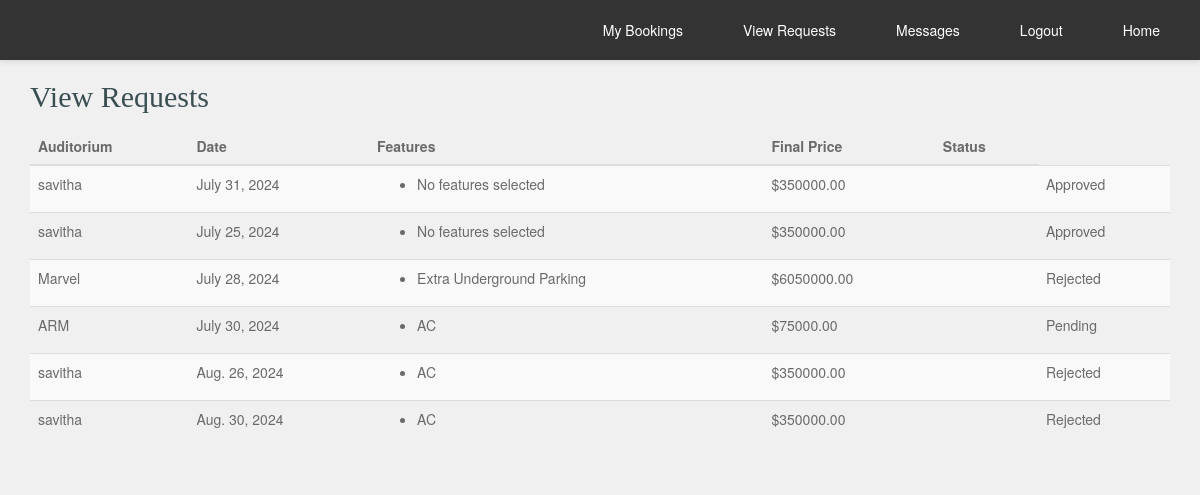
Page /view_requests/ (signed in) on the committed database.
### auditorium/models.py (models this page shows, shortened)
class UserRequest(models.Model):
    user = models.ForeignKey(User, on_delete=models.CASCADE)
    auditorium = models.ForeignKey(Auditorium, on_delete=models.CASCADE)
    date = models.DateField()
    features = models.ManyToManyField(Feature)
    final_price = models.DecimalField(max_digits=10, decimal_places=2)
    approved = models.BooleanField(default=False)
    rejected = models.BooleanField(default=False)
    payment_requested = models.BooleanField(default=False)
    stripe_payment_intent_id = models.CharField(max_length=255, blank=True, null=True)
    created_at = models.DateTimeField(auto_now_add=True)

class Auditorium(models.Model):
    user = models.ForeignKey(User, on_delete=models.CASCADE)
    location = models.CharField(max_length=255)
    capacity = models.IntegerField()
    features = models.ManyToManyField('Feature', related_name='auditoriums', blank=True)
    price = models.DecimalField(max_digits=10, decimal_places=2)
    images = models.ImageField(upload_to='auditorium_images/', blank=True, default='../static/images/blue_mac2.jpg')
    approved = models.BooleanField(default=False)  # Ensure this field exists

class User(AbstractBaseUser, PermissionsMixin):
    username = models.CharField(max_length=150, unique=True)
    email = models.EmailField(unique=True)
    role = models.CharField(max_length=50, blank=True, null=True)
    is_staff = models.BooleanField(default=False)
    is_active = models.BooleanField(default=True)
    groups = models.ManyToManyField(Group, related_name='custom_user_groups')
    user_permissions = models.ManyToManyField(Permission, related_name='custom_user_permissions')
    objects = CustomUserManager()
    USERNAME_FIELD = 'email'
    REQUIRED_FIELDS = ['username']

class Feature(models.Model):
    name = models.CharField(max_length=255)
    amount = models.DecimalField(max_digits=10, decimal_places=2)
    auditorium = models.ForeignKey(Auditorium, related_name='auditorium_features', on_delete=models.CASCADE)

### auditorium/views.py (the view)
# urls.py: path('view_requests/', views.view_requests, name='view_requests'),
@login_required
def view_requests(request):
    user_requests = UserRequest.objects.filter(user=request.user)
    return render(request, 'view_requests.html', {'user_requests': user_requests})

### auditorium/templates/view_requests.html (shortened to what this page needs)
<!DOCTYPE html>
<html lang="en-US">
<head>
    <link rel="stylesheet" href="../static/css/bootstrap.min.css">
    <link rel="stylesheet" href="../static/css/font-awesome.min.css">
    <link rel="stylesheet" href="../static/css/style.css" media="screen"/>
</head>
<body>
    {% include 'user_navbar.html' %}
    <div class="container">
        <h2>View Requests</h2>
        <table class="table table-striped">
            <thead>
                <tr>
                    <th>Auditorium</th>
                    <th>Date</th>
                    <th>Features</th>
                    <th>Final Price</th>
                    <th>Status</th>
                </tr>
            </thead>
            <tbody>
                {% for request in user_requests %}
                <tr>
                    <td>{{ request.auditorium.user.username }}</td>
                    <td>{{ request.date }}</td>
                    <td>
                        <ul>
                            {% for feature in request.features.all %}
                            <li>{{ feature.name }}</li>
                            {% empty %}
                            <li>No features selected</li>
                            {% endfor %}
                            </ul>
                    </td>
                    <td>${{ request.final_price }}</td>
                    <td>
                        <td>
                            {% if request.approved %}
                                Approved
                            {% elif request.rejected %}
                                Rejected
                            {% else %}
                                Pending
                            {% endif %}
                        </td>
                    </td>
                </tr>
                {% empty %}
                <tr>
                    <td colspan="5">No requests found.</td>
                </tr>
                {% endfor %}
            </tbody>
        </table>
    </div>
</body>
</html>

### auditorium/static/css/style.css (style rules this page uses)
* { outline: none !important; }
html { -webkit-font-smoothing: antialiased; text-rendering: optimizeLegibility; -webkit-text-size-adjust: none; -ms-text-size-adjust: none; overflow-y: scroll; }
body { color: #6a6a6a; background: #f1f0f0; }
h1, h2, h3, h4, h5, h6 { margin: 0 0 15px 0; color: #3A4F52; font-family: 'Alegreya Sans'; }

### rows in the picture
UserRequest: auditorium.user.username "savitha", date "July 31, 2024", final_price "350000.00", approved "Approved"
UserRequest: auditorium.user.username "savitha", date "July 25, 2024", final_price "350000.00", approved "Approved"
UserRequest: auditorium.user.username "Marvel", date "July 28, 2024", final_price "6050000.00", approved "Rejected"
Feature: name "Extra Underground Parking"
UserRequest: auditorium.user.username "ARM", date "July 30, 2024", final_price "75000.00", approved "Pending"
Feature: name "AC"
UserRequest: auditorium.user.username "savitha", date "Aug. 26, 2024", final_price "350000.00", approved "Rejected"
Feature: name "AC"
UserRequest: auditorium.user.username "savitha", date "Aug. 30, 2024", final_price "350000.00", approved "Rejected"
